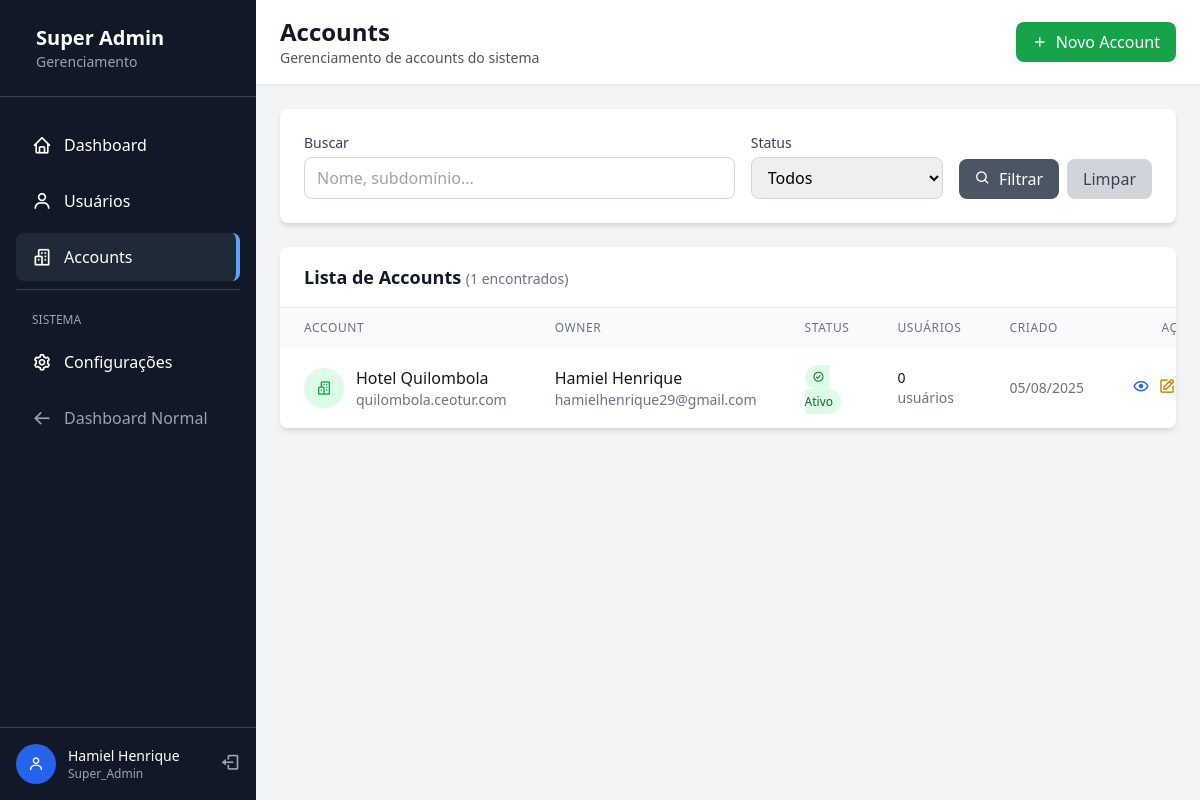
The app's page /super-admin/accounts/ (signed in) with its own data.
### app/models/user.py (models this page shows, shortened)
class User(UserMixin, db.Model):
    __tablename__ = 'users'
    id = db.Column(db.Integer, primary_key=True)
    email = db.Column(db.String(120), unique=True, nullable=False, index=True)
    password_hash = db.Column(db.String(128), nullable=False)
    first_name = db.Column(db.String(50), nullable=False)
    last_name = db.Column(db.String(50), nullable=False)
    theme_preference = db.Column(db.String(10), default='light')
    role = db.Column(db.Enum(UserRole), nullable=False, default=UserRole.USER)
    account_id = db.Column(db.Integer, db.ForeignKey('accounts.id'), nullable=True)
    created_at = db.Column(db.DateTime, default=datetime.utcnow, nullable=False)
    updated_at = db.Column(db.DateTime, default=datetime.utcnow, onupdate=datetime.utcnow)
    last_login = db.Column(db.DateTime)
    def is_super_admin(self):
        return self.role == UserRole.SUPER_ADMIN
    def get_full_name(self):
        return f"{self.first_name} {self.last_name}".strip()

### app/models/account.py (models this page shows, shortened)
class Account(db.Model):
    __tablename__ = 'accounts'
    id = db.Column(db.Integer, primary_key=True)
    name = db.Column(db.String(100), nullable=False)
    subdomain = db.Column(db.String(50), unique=True, nullable=True, index=True)
    status = db.Column(db.Enum(AccountStatus), nullable=False, default=AccountStatus.ACTIVE)
    is_active = db.Column(db.Boolean, default=True, nullable=False)
    owner_id = db.Column(db.Integer, db.ForeignKey('users.id'), nullable=False)
    created_by = db.Column(db.Integer, db.ForeignKey('users.id'), nullable=False)
    created_at = db.Column(db.DateTime, default=datetime.utcnow, nullable=False)
    updated_at = db.Column(db.DateTime, default=datetime.utcnow, onupdate=datetime.utcnow)
    users = db.relationship('User', foreign_keys='User.account_id', backref='account', lazy='dynamic')
    owner = db.relationship('User', foreign_keys=[owner_id], backref='owned_accounts')
    creator = db.relationship('User', foreign_keys=[created_by], backref='created_accounts')
    def get_user_count(self):
        return self.users.filter_by(is_active=True).count()

### app/frontend/routes/super_admin/accounts.py (the view)
@accounts_bp.route('/')
@super_admin_required
def index():
    page = request.args.get('page', 1, type=int)
    search = request.args.get('search', '')
    status_filter = request.args.get('status', '')
    query = Account.query
    if search:
        query = query.filter(
            (Account.name.contains(search)) |
            (Account.subdomain.contains(search))
        )
    if status_filter:
        try:
            status_enum = AccountStatus(status_filter)
            query = query.filter(Account.status == status_enum)
        except ValueError:
            pass
    accounts = query.order_by(Account.created_at.desc()).paginate(
        page=page, per_page=20, error_out=False
    )
    return render_template('super_admin/accounts/index.html',
                         accounts=accounts,
                         search=search,
                         status_filter=status_filter)

### app/frontend/routes/super_admin/__init__.py (called while the page is built)
def super_admin_required(f):
    @wraps(f)
    @login_required
    def decorated_function(*args, **kwargs):
        if not current_user.is_authenticated:
            flash('Você precisa estar logado!', 'error')
            return redirect(url_for('auth.login'))
        if not current_user.is_super_admin():
            flash('Acesso negado! Área restrita para Super Admin.', 'error')
            return redirect(url_for('main.dashboard'))
        return f(*args, **kwargs)
    return decorated_function

### app/frontend/templates/super_admin/accounts/index.html (shortened to what this page needs)
{% extends "super_admin/base.html" %}
{% block page_title %}Accounts{% endblock %}
{% block breadcrumb %}
<p class="text-sm text-gray-600">Gerenciamento de accounts do sistema</p>
{% endblock %}
{% block header_actions %}
<a href="{{ url_for('super_admin.accounts.create') }}"
   class="bg-green-600 hover:bg-green-700 text-white px-4 py-2 rounded-lg flex items-center transition-colors">
    <i class='bx bx-plus mr-2'></i>
    Novo Account
</a>
{% endblock %}
{% block content %}
<div class="bg-white rounded-lg shadow-md p-6 mb-6">
    <form method="GET" class="flex flex-wrap gap-4 items-end">
        <div class="flex-1 min-w-64">
            <label class="block text-sm font-medium text-gray-700 mb-1">Buscar</label>
            <input type="text"
                   name="search"
                   value="{{ search }}"
                   placeholder="Nome, subdomínio..."
                   class="w-full px-3 py-2 border border-gray-300 rounded-lg focus:outline-none focus:ring-2 focus:ring-green-500">
        </div>
        <div class="min-w-48">
            <label class="block text-sm font-medium text-gray-700 mb-1">Status</label>
            <select name="status" class="w-full px-3 py-2 border border-gray-300 rounded-lg focus:outline-none focus:ring-2 focus:ring-green-500">
                <option value="">Todos</option>
            </select>
        </div>
        <div class="flex gap-2">
            <button type="submit" class="bg-gray-600 hover:bg-gray-700 text-white px-4 py-2 rounded-lg transition-colors">
                <i class='bx bx-search mr-1'></i>
                Filtrar
            </button>
            <a href="{{ url_for('super_admin.accounts.index') }}"
               class="bg-gray-300 hover:bg-gray-400 text-gray-700 px-4 py-2 rounded-lg transition-colors">
                Limpar
            </a>
        </div>
    </form>
</div>
<div class="bg-white rounded-lg shadow-md overflow-hidden">
    <div class="px-6 py-4 border-b border-gray-200">
        <h3 class="text-lg font-semibold text-gray-900">
            Lista de Accounts
            <span class="text-sm font-normal text-gray-500">({{ accounts.total }} encontrados)</span>
        </h3>
    </div>
    {% if accounts.items %}
        <div class="overflow-x-auto">
            <table class="w-full">
                <thead class="bg-gray-50">
                    <tr>
                        <th class="px-6 py-3 text-left text-xs font-medium text-gray-500 uppercase tracking-wider">Account</th>
                        <th class="px-6 py-3 text-left text-xs font-medium text-gray-500 uppercase tracking-wider">Owner</th>
                        <th class="px-6 py-3 text-left text-xs font-medium text-gray-500 uppercase tracking-wider">Status</th>
                        <th class="px-6 py-3 text-left text-xs font-medium text-gray-500 uppercase tracking-wider">Usuários</th>
                        <th class="px-6 py-3 text-left text-xs font-medium text-gray-500 uppercase tracking-wider">Criado</th>
                        <th class="px-6 py-3 text-right text-xs font-medium text-gray-500 uppercase tracking-wider">Ações</th>
                    </tr>
                </thead>
                <tbody class="bg-white divide-y divide-gray-200">
                    {% for account in accounts.items %}
                    <tr class="hover:bg-gray-50">
                        <td class="px-6 py-4">
                            <div class="flex items-center">
                                <div class="h-10 w-10 bg-green-100 rounded-full flex items-center justify-center mr-3">
                                    <i class='bx bx-buildings text-green-600'></i>
                                </div>
                                <div>
                                    <p class="font-medium text-gray-900">{{ account.name }}</p>
                                    {% if account.subdomain %}
                                        <p class="text-sm text-gray-500">{{ account.subdomain }}.ceotur.com</p>
                                    {% else %}
                                        <p class="text-sm text-gray-400">Sem subdomínio</p>
                                    {% endif %}
                                </div>
                            </div>
                        </td>
                        <td class="px-6 py-4">
                            {% if account.owner %}
                                <div>
                                    <p class="font-medium text-gray-900">{{ account.owner.get_full_name() }}</p>
                                    <p class="text-sm text-gray-500">{{ account.owner.email }}</p>
                                </div>
                            {% else %}
                                <span class="text-gray-400">—</span>
                            {% endif %}
                        </td>
                        <td class="px-6 py-4">
                            {% if account.status.value == 'active' %}
                                <span class="px-2 py-1 bg-green-100 text-green-800 text-xs rounded-full">
                                    <i class='bx bx-check-circle mr-1'></i>Ativo
                                </span>
                            {% elif account.status.value == 'suspended' %}
                                <span class="px-2 py-1 bg-yellow-100 text-yellow-800 text-xs rounded-full">
                                    <i class='bx bx-pause-circle mr-1'></i>Suspenso
                                </span>
                            {% else %}
                                <span class="px-2 py-1 bg-red-100 text-red-800 text-xs rounded-full">
                                    <i class='bx bx-x-circle mr-1'></i>Inativo
                                </span>
                            {% endif %}
                        </td>
                        <td class="px-6 py-4 text-sm text-gray-500">
                            <span class="font-medium text-gray-900">{{ account.get_user_count() }}</span>
                            {% if account.get_user_count() == 1 %}usuário{% else %}usuários{% endif %}
                        </td>
                        <td class="px-6 py-4 text-sm text-gray-500">
                            {% if account.created_at %}
                                {{ account.created_at.strftime('%d/%m/%Y') }}
                            {% else %}
                                —
                            {% endif %}
                        </td>
                        <td class="px-6 py-4 text-right">
                            <div class="flex items-center justify-end space-x-2">
                                <a href="{{ url_for('super_admin.accounts.view', account_id=account.id) }}"
                                   class="text-blue-600 hover:text-blue-900" title="Ver">
                                    <i class='bx bx-show text-lg'></i>
                                </a>
                                <a href="{{ url_for('super_admin.accounts.edit', account_id=account.id) }}"
                                   class="text-yellow-600 hover:text-yellow-900" title="Editar">
                                    <i class='bx bx-edit text-lg'></i>
                                </a>
                            </div>
                        </td>
                    </tr>
                    {% endfor %}
                </tbody>
            </table>
        </div>
    {% endif %}
</div>
{% endblock %}

### app/frontend/templates/super_admin/base.html (shortened to what this page needs)
<!DOCTYPE html>
<html lang="pt-BR">
<head>
    <link href="{{ url_for('static', filename='css/style.css') }}" rel="stylesheet">
    <link href='https://unpkg.com/boxicons@2.1.4/css/boxicons.min.css' rel='stylesheet'>
</head>
<body class="bg-gray-100">
    <div class="flex h-screen">
        <div class="w-64 bg-gray-900 text-white flex flex-col">
            <div class="p-6 border-b border-gray-700">
                <div class="flex items-center">
                    <div>
                        <h1 class="text-xl font-bold">Super Admin</h1>
                        <p class="text-sm text-gray-400">Gerenciamento</p>
                    </div>
                </div>
            </div>
            <nav class="flex-1 py-6">
                <ul class="space-y-2 px-4">
                    <li>
                        <a href="{{ url_for('super_admin.dashboard') }}"
                           class="flex items-center py-3 px-4 rounded-lg hover:bg-gray-800 transition-colors
                           {% if request.endpoint == 'super_admin.dashboard' %}bg-gray-800 border-r-4 border-blue-400{% endif %}">
                            <i class='bx bx-home text-xl mr-3'></i>
                            <span>Dashboard</span>
                        </a>
                    </li>
                    <li>
                        <a href="{{ url_for('super_admin.users.index') }}"
                           class="flex items-center py-3 px-4 rounded-lg hover:bg-gray-800 transition-colors
                           {% if 'users' in request.endpoint %}bg-gray-800 border-r-4 border-blue-400{% endif %}">
                            <i class='bx bx-user text-xl mr-3'></i>
                            <span>Usuários</span>
                        </a>
                    </li>
                    <li>
                        <a href="{{ url_for('super_admin.accounts.index') }}"
                           class="flex items-center py-3 px-4 rounded-lg hover:bg-gray-800 transition-colors
                           {% if 'accounts' in request.endpoint %}bg-gray-800 border-r-4 border-blue-400{% endif %}">
                            <i class='bx bx-buildings text-xl mr-3'></i>
                            <span>Accounts</span>
                        </a>
                    </li>
                    <li class="border-t border-gray-700 pt-4 mt-4">
                        <span class="text-xs text-gray-400 px-4">SISTEMA</span>
                    </li>
                    <li>
                        <a href="#" class="flex items-center py-3 px-4 rounded-lg hover:bg-gray-800 transition-colors">
                            <i class='bx bx-cog text-xl mr-3'></i>
                            <span>Configurações</span>
                        </a>
                    </li>
                    <li>
                        <a href="{{ url_for('main.dashboard') }}"
                           class="flex items-center py-3 px-4 rounded-lg hover:bg-gray-800 transition-colors text-gray-400">
                            <i class='bx bx-arrow-back text-xl mr-3'></i>
                            <span>Dashboard Normal</span>
                        </a>
                    </li>
                </ul>
            </nav>
            <div class="p-4 border-t border-gray-700">
                <div class="flex items-center">
                    <div class="h-10 w-10 bg-blue-600 rounded-full flex items-center justify-center mr-3">
                        <i class='bx bx-user text-white'></i>
                    </div>
                    <div class="flex-1">
                        <p class="text-sm font-medium">{{ current_user.get_full_name() }}</p>
                        <p class="text-xs text-gray-400">{{ current_user.role.value.title() }}</p>
                    </div>
                    <a href="{{ url_for('auth.logout') }}" class="text-gray-400 hover:text-white">
                        <i class='bx bx-log-out text-xl'></i>
                    </a>
                </div>
            </div>
        </div>
        <div class="flex-1 flex flex-col overflow-hidden">
            <header class="bg-white shadow-sm border-b">
                <div class="flex items-center justify-between px-6 py-4">
                    <div>
                        <h2 class="text-2xl font-bold text-gray-900">
                            {% block page_title %}Super Admin{% endblock %}
                        </h2>
                        {% block breadcrumb %}{% endblock %}
                    </div>
                    <div class="flex items-center space-x-4">
                        {% block header_actions %}{% endblock %}
                    </div>
                </div>
            </header>
            <main class="flex-1 overflow-auto p-6">
                {% block content %}{% endblock %}
            </main>
        </div>
    </div>
</body>
</html>

### records on screen
User: get_full_name "Hamiel Henrique", role.value "Super_Admin"
Account: name "Hotel Quilombola", subdomain "quilombola", owner.get_full_name "Hamiel Henrique", owner.email "hamielhenrique29@gmail.com", status "ACTIVE" (drawn), get_user_count "0", created_at "05/08/2025"

### other values on screen
{{ accounts.total }} "1"
